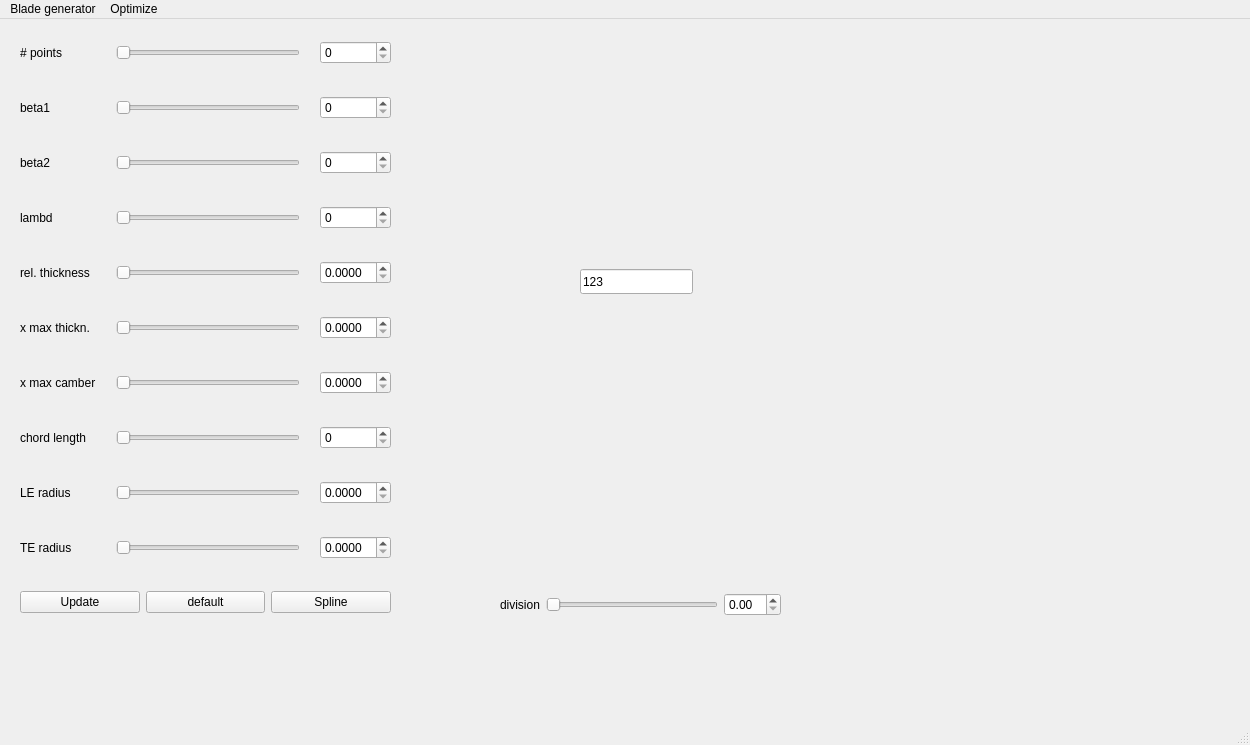
<?xml version="1.0" encoding="UTF-8"?>
<ui version="4.0">
 <class>MainWindow</class>
 <widget class="QMainWindow" name="MainWindow">
  <property name="geometry">
   <rect>
    <x>0</x>
    <y>0</y>
    <width>1250</width>
    <height>745</height>
   </rect>
  </property>
  <property name="windowTitle">
   <string>MainWindow</string>
  </property>
  <widget class="QWidget" name="centralwidget">
   <widget class="QWidget" name="gridLayoutWidget">
    <property name="geometry">
     <rect>
      <x>20</x>
      <y>20</y>
      <width>371</width>
      <height>532</height>
     </rect>
    </property>
    <layout class="QGridLayout" name="gridLayout_2">
     <property name="horizontalSpacing">
      <number>20</number>
     </property>
     <property name="verticalSpacing">
      <number>30</number>
     </property>
     <item row="5" column="0">
      <widget class="QLabel" name="label_6">
       <property name="text">
        <string>x max thickn.</string>
       </property>
      </widget>
     </item>
     <item row="1" column="0">
      <widget class="QLabel" name="label">
       <property name="text">
        <string>beta1</string>
       </property>
      </widget>
     </item>
     <item row="1" column="1">
      <widget class="QSlider" name="slider_beta1">
       <property name="orientation">
        <enum>Qt::Horizontal</enum>
       </property>
      </widget>
     </item>
     <item row="6" column="0">
      <widget class="QLabel" name="label_7">
       <property name="text">
        <string>x max camber</string>
       </property>
      </widget>
     </item>
     <item row="3" column="1">
      <widget class="QSlider" name="slider_lambd">
       <property name="orientation">
        <enum>Qt::Horizontal</enum>
       </property>
      </widget>
     </item>
     <item row="7" column="1">
      <widget class="QSlider" name="slider_lchord">
       <property name="orientation">
        <enum>Qt::Horizontal</enum>
       </property>
      </widget>
     </item>
     <item row="2" column="1">
      <widget class="QSlider" name="slider_beta2">
       <property name="orientation">
        <enum>Qt::Horizontal</enum>
       </property>
      </widget>
     </item>
     <item row="2" column="0">
      <widget class="QLabel" name="label_3">
       <property name="text">
        <string>beta2</string>
       </property>
      </widget>
     </item>
     <item row="7" column="0">
      <widget class="QLabel" name="label_8">
       <property name="text">
        <string>chord length</string>
       </property>
      </widget>
     </item>
     <item row="4" column="1">
      <widget class="QSlider" name="slider_rth">
       <property name="orientation">
        <enum>Qt::Horizontal</enum>
       </property>
      </widget>
     </item>
     <item row="3" column="0">
      <widget class="QLabel" name="label_4">
       <property name="text">
        <string>lambd</string>
       </property>
      </widget>
     </item>
     <item row="4" column="0">
      <widget class="QLabel" name="label_5">
       <property name="text">
        <string>rel. thickness</string>
       </property>
      </widget>
     </item>
     <item row="8" column="0">
      <widget class="QLabel" name="label_9">
       <property name="text">
        <string>LE radius</string>
       </property>
      </widget>
     </item>
     <item row="5" column="1">
      <widget class="QSlider" name="slider_xmax_th">
       <property name="orientation">
        <enum>Qt::Horizontal</enum>
       </property>
      </widget>
     </item>
     <item row="9" column="0">
      <widget class="QLabel" name="label_10">
       <property name="text">
        <string>TE radius</string>
       </property>
      </widget>
     </item>
     <item row="6" column="1">
      <widget class="QSlider" name="slider_xmax_camber">
       <property name="orientation">
        <enum>Qt::Horizontal</enum>
       </property>
      </widget>
     </item>
     <item row="8" column="1">
      <widget class="QSlider" name="slider_thle">
       <property name="orientation">
        <enum>Qt::Horizontal</enum>
       </property>
      </widget>
     </item>
     <item row="0" column="0">
      <widget class="QLabel" name="label_11">
       <property name="text">
        <string># points</string>
       </property>
      </widget>
     </item>
     <item row="0" column="1">
      <widget class="QSlider" name="slider_npts">
       <property name="orientation">
        <enum>Qt::Horizontal</enum>
       </property>
      </widget>
     </item>
     <item row="9" column="1">
      <widget class="QSlider" name="slider_thte">
       <property name="orientation">
        <enum>Qt::Horizontal</enum>
       </property>
      </widget>
     </item>
     <item row="4" column="2">
      <widget class="QDoubleSpinBox" name="val_rth">
       <property name="enabled">
        <bool>true</bool>
       </property>
       <property name="decimals">
        <number>4</number>
       </property>
       <property name="singleStep">
        <double>0.000000000000000</double>
       </property>
      </widget>
     </item>
     <item row="5" column="2">
      <widget class="QDoubleSpinBox" name="val_xmax_th">
       <property name="enabled">
        <bool>true</bool>
       </property>
       <property name="decimals">
        <number>4</number>
       </property>
       <property name="singleStep">
        <double>0.000000000000000</double>
       </property>
      </widget>
     </item>
     <item row="6" column="2">
      <widget class="QDoubleSpinBox" name="val_xmax_camber">
       <property name="enabled">
        <bool>true</bool>
       </property>
       <property name="decimals">
        <number>4</number>
       </property>
       <property name="singleStep">
        <double>0.000000000000000</double>
       </property>
      </widget>
     </item>
     <item row="8" column="2">
      <widget class="QDoubleSpinBox" name="val_thle">
       <property name="enabled">
        <bool>true</bool>
       </property>
       <property name="decimals">
        <number>4</number>
       </property>
       <property name="singleStep">
        <double>0.000000000000000</double>
       </property>
      </widget>
     </item>
     <item row="9" column="2">
      <widget class="QDoubleSpinBox" name="val_thte">
       <property name="enabled">
        <bool>true</bool>
       </property>
       <property name="decimals">
        <number>4</number>
       </property>
       <property name="singleStep">
        <double>0.000000000000000</double>
       </property>
      </widget>
     </item>
     <item row="0" column="2">
      <widget class="QDoubleSpinBox" name="val_npts">
       <property name="enabled">
        <bool>true</bool>
       </property>
       <property name="decimals">
        <number>0</number>
       </property>
       <property name="singleStep">
        <double>0.000000000000000</double>
       </property>
      </widget>
     </item>
     <item row="1" column="2">
      <widget class="QDoubleSpinBox" name="val_beta1">
       <property name="enabled">
        <bool>true</bool>
       </property>
       <property name="decimals">
        <number>0</number>
       </property>
       <property name="singleStep">
        <double>0.000000000000000</double>
       </property>
      </widget>
     </item>
     <item row="2" column="2">
      <widget class="QDoubleSpinBox" name="val_beta2">
       <property name="enabled">
        <bool>true</bool>
       </property>
       <property name="decimals">
        <number>0</number>
       </property>
       <property name="singleStep">
        <double>0.000000000000000</double>
       </property>
      </widget>
     </item>
     <item row="3" column="2">
      <widget class="QDoubleSpinBox" name="val_lambd">
       <property name="enabled">
        <bool>true</bool>
       </property>
       <property name="decimals">
        <number>0</number>
       </property>
       <property name="singleStep">
        <double>0.000000000000000</double>
       </property>
      </widget>
     </item>
     <item row="7" column="2">
      <widget class="QDoubleSpinBox" name="val_lchord">
       <property name="enabled">
        <bool>true</bool>
       </property>
       <property name="decimals">
        <number>0</number>
       </property>
       <property name="singleStep">
        <double>0.000000000000000</double>
       </property>
      </widget>
     </item>
    </layout>
   </widget>
   <widget class="QWidget" name="fig_widget" native="true">
    <property name="geometry">
     <rect>
      <x>500</x>
      <y>20</y>
      <width>581</width>
      <height>531</height>
     </rect>
    </property>
    <widget class="QLineEdit" name="returned_values">
     <property name="geometry">
      <rect>
       <x>80</x>
       <y>230</y>
       <width>113</width>
       <height>25</height>
      </rect>
     </property>
     <property name="text">
      <string>123</string>
     </property>
    </widget>
   </widget>
   <widget class="QWidget" name="gridLayoutWidget_2">
    <property name="geometry">
     <rect>
      <x>500</x>
      <y>560</y>
      <width>281</width>
      <height>51</height>
     </rect>
    </property>
    <layout class="QGridLayout" name="gridLayout">
     <item row="0" column="0">
      <widget class="QLabel" name="label_12">
       <property name="text">
        <string>division</string>
       </property>
      </widget>
     </item>
     <item row="0" column="1">
      <widget class="QSlider" name="slider_dist_blades">
       <property name="orientation">
        <enum>Qt::Horizontal</enum>
       </property>
      </widget>
     </item>
     <item row="0" column="2">
      <widget class="QDoubleSpinBox" name="val_dist_blades">
       <property name="enabled">
        <bool>true</bool>
       </property>
       <property name="decimals">
        <number>2</number>
       </property>
       <property name="singleStep">
        <double>0.000000000000000</double>
       </property>
      </widget>
     </item>
    </layout>
   </widget>
   <widget class="QWidget" name="">
    <property name="geometry">
     <rect>
      <x>20</x>
      <y>570</y>
      <width>371</width>
      <height>27</height>
     </rect>
    </property>
    <layout class="QHBoxLayout" name="horizontalLayout">
     <item>
      <widget class="QPushButton" name="btn_update">
       <property name="text">
        <string>Update</string>
       </property>
      </widget>
     </item>
     <item>
      <widget class="QPushButton" name="btn_default">
       <property name="text">
        <string>default</string>
       </property>
      </widget>
     </item>
     <item>
      <widget class="QPushButton" name="btn_spline">
       <property name="text">
        <string>Spline</string>
       </property>
      </widget>
     </item>
    </layout>
   </widget>
   <zorder>gridLayoutWidget</zorder>
   <zorder>btn_update</zorder>
   <zorder>btn_default</zorder>
   <zorder>gridLayoutWidget_2</zorder>
   <zorder>fig_widget</zorder>
  </widget>
  <widget class="QMenuBar" name="menubar">
   <property name="geometry">
    <rect>
     <x>0</x>
     <y>0</y>
     <width>1250</width>
     <height>22</height>
    </rect>
   </property>
   <widget class="QMenu" name="menuBlade_generator">
    <property name="title">
     <string>Blade generator</string>
    </property>
    <widget class="QMenu" name="menuThickness_Distribution_Type">
     <property name="title">
      <string>Thickness Distribution Type</string>
     </property>
     <addaction name="separator"/>
     <addaction name="thdist_V1"/>
     <addaction name="separator"/>
     <addaction name="thdist_V2"/>
    </widget>
    <widget class="QMenu" name="menuNumber_of_Blades">
     <property name="title">
      <string>Number of Blades</string>
     </property>
     <addaction name="nblades_single"/>
     <addaction name="nblades_tandem"/>
    </widget>
    <addaction name="menuThickness_Distribution_Type"/>
    <addaction name="menuNumber_of_Blades"/>
   </widget>
   <widget class="QMenu" name="menuOptimize">
    <property name="title">
     <string>Optimize</string>
    </property>
   </widget>
   <addaction name="menuBlade_generator"/>
   <addaction name="menuOptimize"/>
  </widget>
  <widget class="QStatusBar" name="statusbar"/>
  <action name="thdist_V1">
   <property name="text">
    <string>V1</string>
   </property>
  </action>
  <action name="thdist_V2">
   <property name="text">
    <string>V2</string>
   </property>
  </action>
  <action name="nblades_single">
   <property name="text">
    <string>Single</string>
   </property>
  </action>
  <action name="nblades_tandem">
   <property name="text">
    <string>Tandem</string>
   </property>
  </action>
 </widget>
 <resources/>
 <connections/>
</ui>
